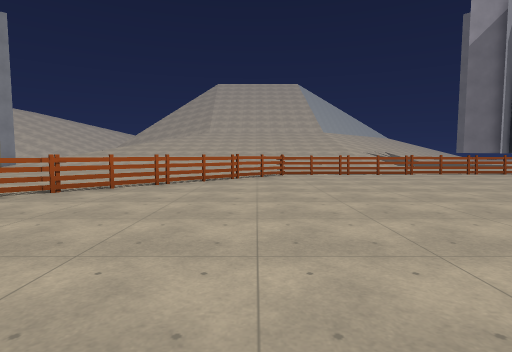
View 1 (above)

20 first-person views from a walk through a level from a Godot 3-D game. The camera is 1.4 m above the floor, tilts 4° down and sees 80° across. The floor is counted in squares, 2.17 m on a side. Each view is taken from the middle of a square. On the plan, view 1 faces up. The plan holds only what a view shows up to about 10 squares ahead; the rest is blank. The place goes on beyond the plan. Surface patterns are stand-ins for the level's own textures.

View 2
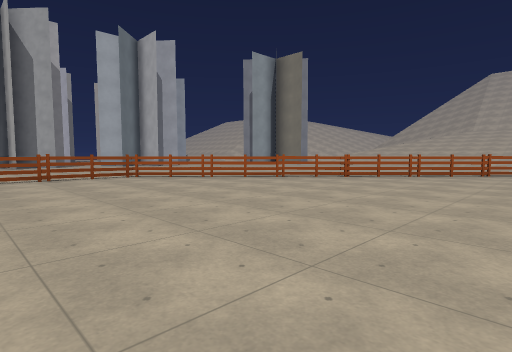

View 3
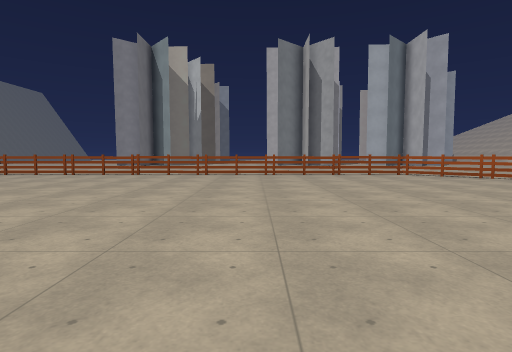

View 4
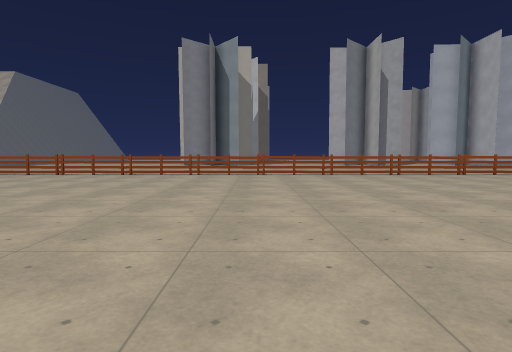

View 5
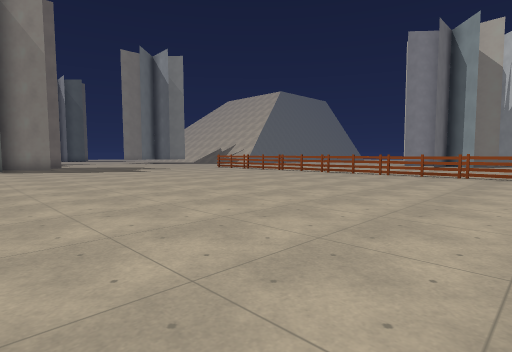

View 6
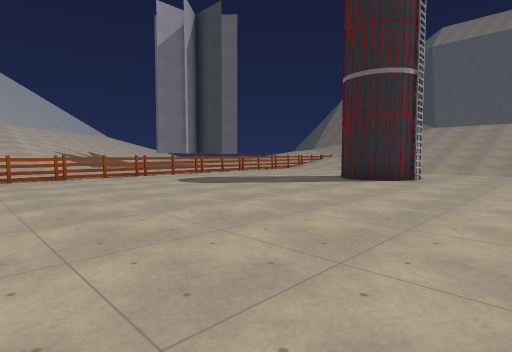

View 7
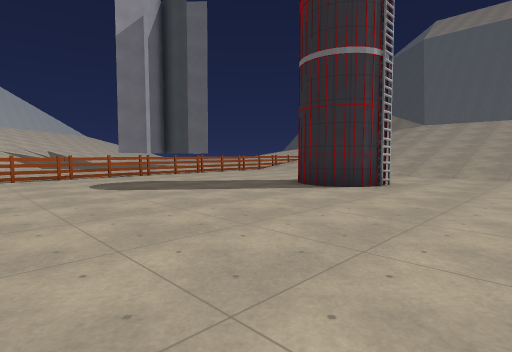

View 8
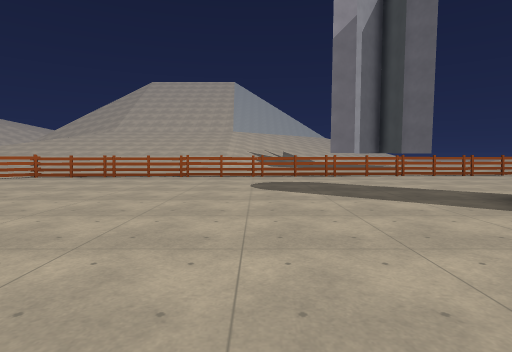

View 9
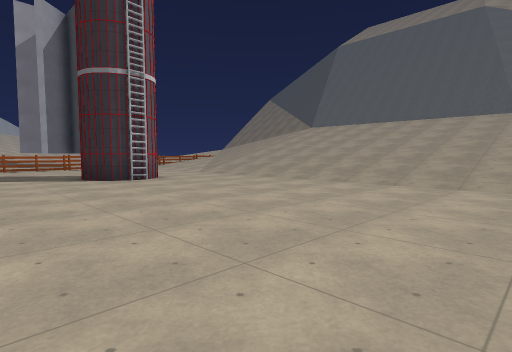

View 10
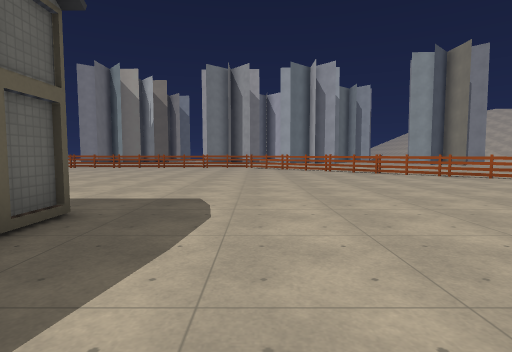

View 11
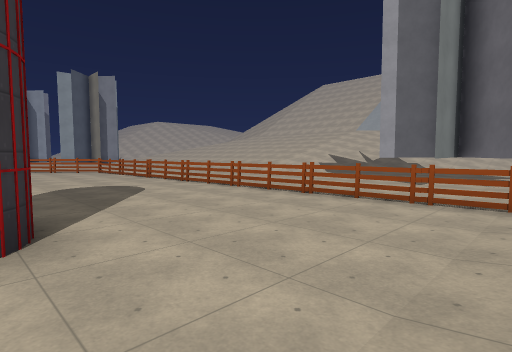

View 12
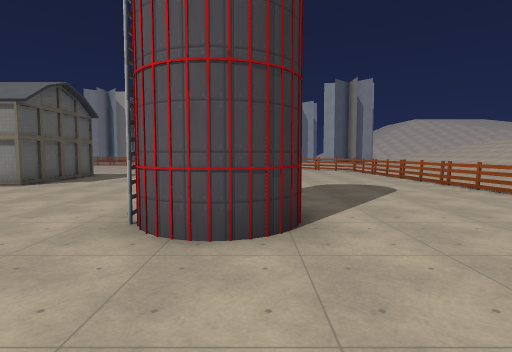

View 13
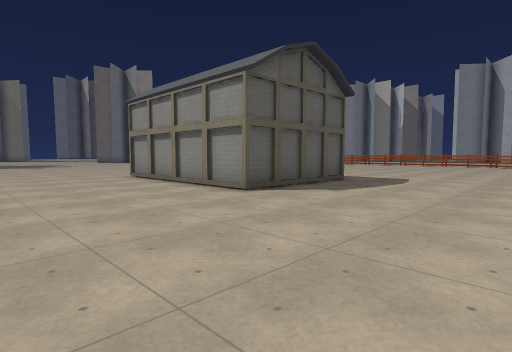

View 14
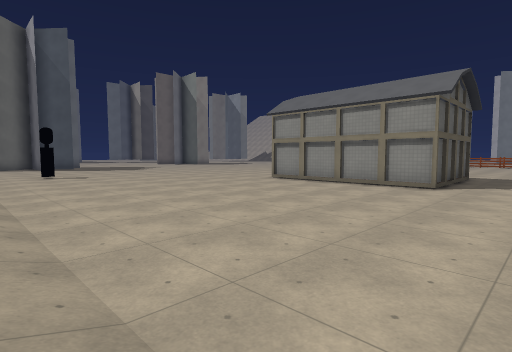

View 15
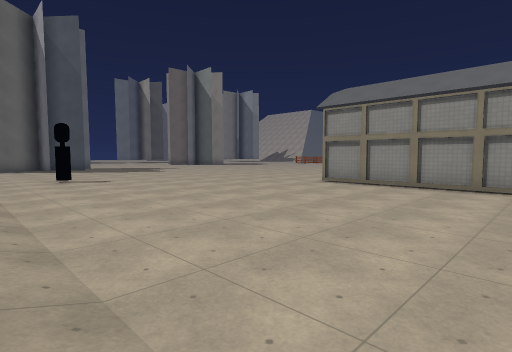

View 16
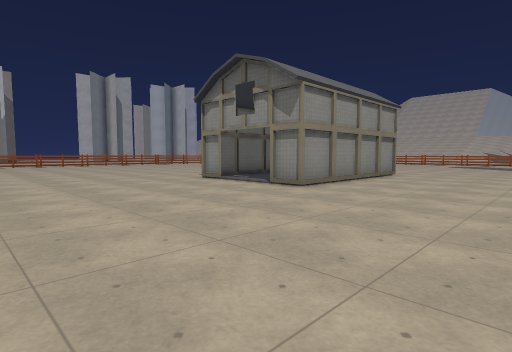

View 17
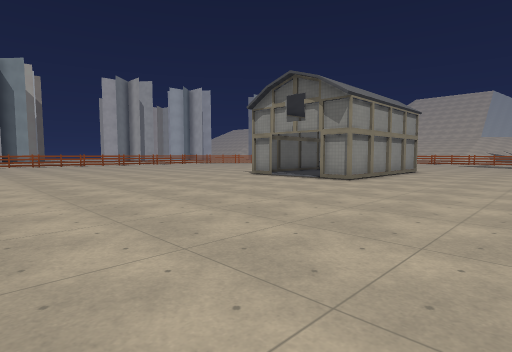

View 18
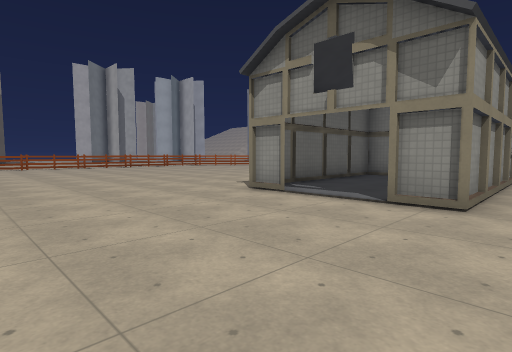

View 19
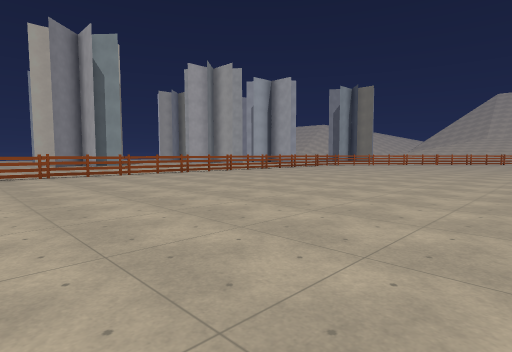

View 20
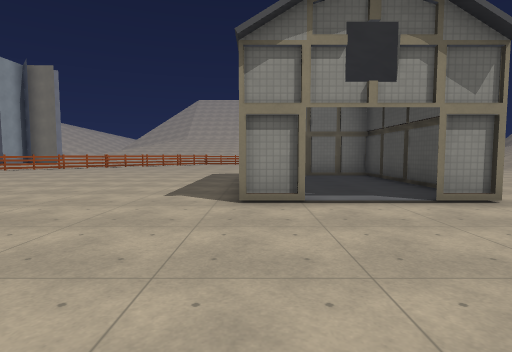

### Floor plan
Key: @ floor where view 1 was taken; # wall or solid block; . floor; / step, stairs or slope; = window, fence, low wall or low ledge; T thing the floor can be seen under or through; B block.
Columns run from 11 left of view 1 to 15 right of it. Each row starts with its distance up from view 1.
 16                         B
 15                        BB
 14                      .B.BB
 13                .... ......
 12                .... ......
 11                 ..........
 10     ..  .. ..#TTTTTTTTTTTT=
  9     ..  ...##............./
  8        ...##............../
  7       ...##.............../
  6       ..##................/
  5       .##.............##../
  4      .##..............##../
  3     .##.................../
  2    .##..................../
  1    .#...................../
  0    #.......@............../
 -1 .. #...........####......./
 -2 .. #...........#..#......./
 -3    #...........#..#......./
 -4    #...........#..#......./
 -5    #...........#..#......./
 -6    #....................../
 -7    #......................
 -8    #......................
 -9    #......................
-10    #......................
-11    #....................#.
-12    #......................
-13    #..........   ...... ..
-14    #..........
-15    #..........
-16    #    ......

Positions as (right, up) in squares from view 1, and headings:
1: (0, 0), facing up
2: (1, -3), facing up-left
3: (2, -4), facing left
4: (2, -8), facing left
5: (2, -6), facing down-left
6: (3, 1), facing up-right
7: (5, 1), facing up-right
8: (7, 1), facing up
9: (8, -4), facing up-right
10: (7, 1), facing left
11: (15, 5), facing up-left
12: (15, 5), facing left
13: (11, 3), facing down-left
14: (15, 1), facing down-left
15: (15, -1), facing down-left
16: (11, -11), facing up-left
17: (11, -13), facing up-left
18: (8, -10), facing up-left
19: (2, -16), facing up-left
20: (4, -10), facing up
